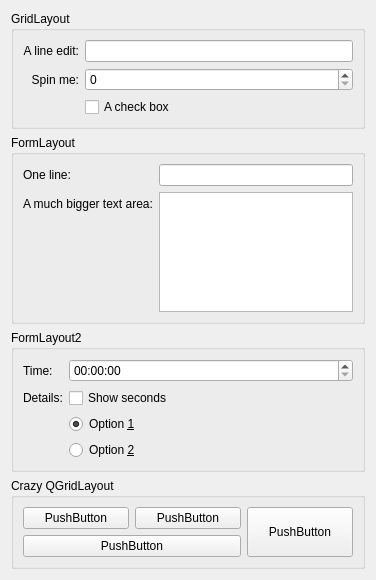
<?xml version="1.0" encoding="UTF-8"?>
<ui version="4.0">
 <class>ColumnResizerTestWidget</class>
 <widget class="QWidget" name="Co&amp;lumnResizerDemoWidget">
  <property name="geometry">
   <rect>
    <x>0</x>
    <y>0</y>
    <width>376</width>
    <height>580</height>
   </rect>
  </property>
  <property name="windowTitle">
   <string>ColumnResizer Test</string>
  </property>
  <layout class="QVBoxLayout" name="verticalLayout">
   <item>
    <widget class="QGroupBox" name="gridGroupBox1">
     <property name="title">
      <string>GridLayout</string>
     </property>
     <layout class="QGridLayout" name="gridLayout">
      <item row="0" column="0">
       <widget class="QLabel" name="label">
        <property name="text">
         <string>A line edit:</string>
        </property>
        <property name="alignment">
         <set>Qt::AlignRight|Qt::AlignTrailing|Qt::AlignVCenter</set>
        </property>
       </widget>
      </item>
      <item row="0" column="1">
       <widget class="QLineEdit" name="lineEdit"/>
      </item>
      <item row="1" column="1">
       <widget class="QSpinBox" name="spinBox"/>
      </item>
      <item row="1" column="0">
       <widget class="QLabel" name="adjustableLabel">
        <property name="text">
         <string>Spin me:</string>
        </property>
        <property name="alignment">
         <set>Qt::AlignRight|Qt::AlignTrailing|Qt::AlignVCenter</set>
        </property>
       </widget>
      </item>
      <item row="2" column="1">
       <widget class="QCheckBox" name="checkBox">
        <property name="text">
         <string>A check box</string>
        </property>
       </widget>
      </item>
     </layout>
    </widget>
   </item>
   <item>
    <widget class="QGroupBox" name="formGroupBox1">
     <property name="title">
      <string>FormLayout</string>
     </property>
     <layout class="QFormLayout" name="formLayout">
      <property name="fieldGrowthPolicy">
       <enum>QFormLayout::ExpandingFieldsGrow</enum>
      </property>
      <item row="0" column="0">
       <widget class="QLabel" name="label_2">
        <property name="text">
         <string>One line:</string>
        </property>
       </widget>
      </item>
      <item row="0" column="1">
       <widget class="QLineEdit" name="lineEdit_2"/>
      </item>
      <item row="1" column="0">
       <widget class="QLabel" name="label_4">
        <property name="text">
         <string>A much bigger text area:</string>
        </property>
       </widget>
      </item>
      <item row="1" column="1">
       <widget class="QListWidget" name="listWidget"/>
      </item>
     </layout>
    </widget>
   </item>
   <item>
    <widget class="QGroupBox" name="formGroupBox2">
     <property name="title">
      <string>FormLayout2</string>
     </property>
     <layout class="QFormLayout" name="formLayout_2">
      <item row="2" column="1">
       <widget class="QTimeEdit" name="timeEdit"/>
      </item>
      <item row="2" column="0">
       <widget class="QLabel" name="label_5">
        <property name="text">
         <string>Time:</string>
        </property>
       </widget>
      </item>
      <item row="3" column="1">
       <widget class="QCheckBox" name="checkBox_2">
        <property name="text">
         <string>Show seconds</string>
        </property>
       </widget>
      </item>
      <item row="3" column="0">
       <widget class="QLabel" name="label_6">
        <property name="text">
         <string>Details:</string>
        </property>
       </widget>
      </item>
      <item row="4" column="1">
       <widget class="QRadioButton" name="radioButton">
        <property name="text">
         <string>Option &amp;1</string>
        </property>
        <property name="checked">
         <bool>true</bool>
        </property>
       </widget>
      </item>
      <item row="5" column="1">
       <widget class="QRadioButton" name="radioButton_2">
        <property name="text">
         <string>Option &amp;2</string>
        </property>
       </widget>
      </item>
     </layout>
    </widget>
   </item>
   <item>
    <widget class="QGroupBox" name="gridGroupBox2">
     <property name="title">
      <string>Crazy QGridLayout</string>
     </property>
     <layout class="QGridLayout" name="gridLayout_2">
      <item row="0" column="0">
       <widget class="QPushButton" name="pushButton_2">
        <property name="text">
         <string>PushButton</string>
        </property>
       </widget>
      </item>
      <item row="0" column="1">
       <widget class="QPushButton" name="pushButton_3">
        <property name="text">
         <string>PushButton</string>
        </property>
       </widget>
      </item>
      <item row="1" column="0" colspan="2">
       <widget class="QPushButton" name="pushButton_4">
        <property name="text">
         <string>PushButton</string>
        </property>
       </widget>
      </item>
      <item row="0" column="2" rowspan="2">
       <widget class="QPushButton" name="pushButton_5">
        <property name="sizePolicy">
         <sizepolicy hsizetype="Minimum" vsizetype="Expanding">
          <horstretch>0</horstretch>
          <verstretch>0</verstretch>
         </sizepolicy>
        </property>
        <property name="text">
         <string>PushButton</string>
        </property>
       </widget>
      </item>
     </layout>
    </widget>
   </item>
  </layout>
 </widget>
 <resources/>
 <connections/>
</ui>
